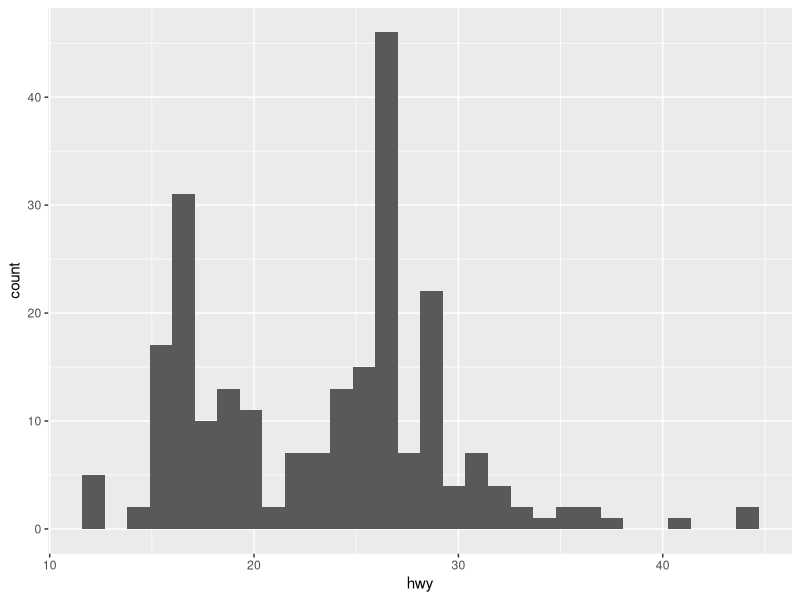
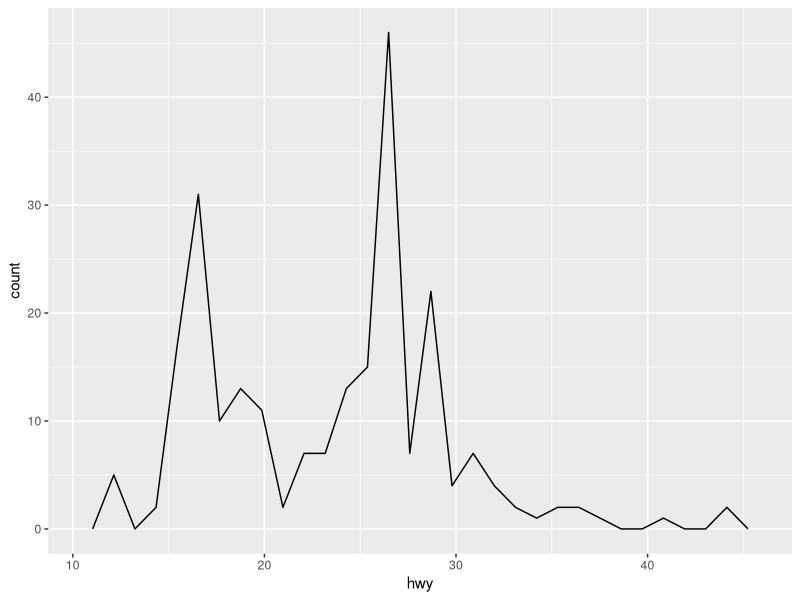
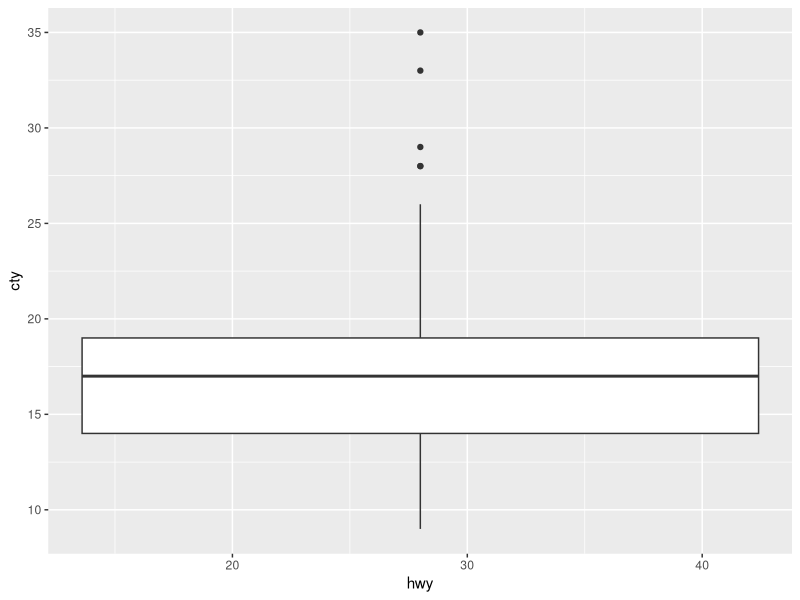
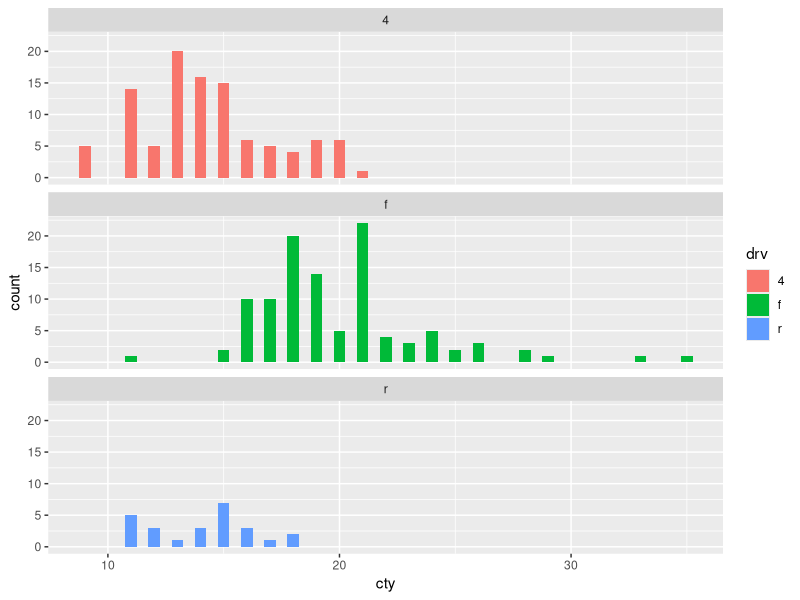
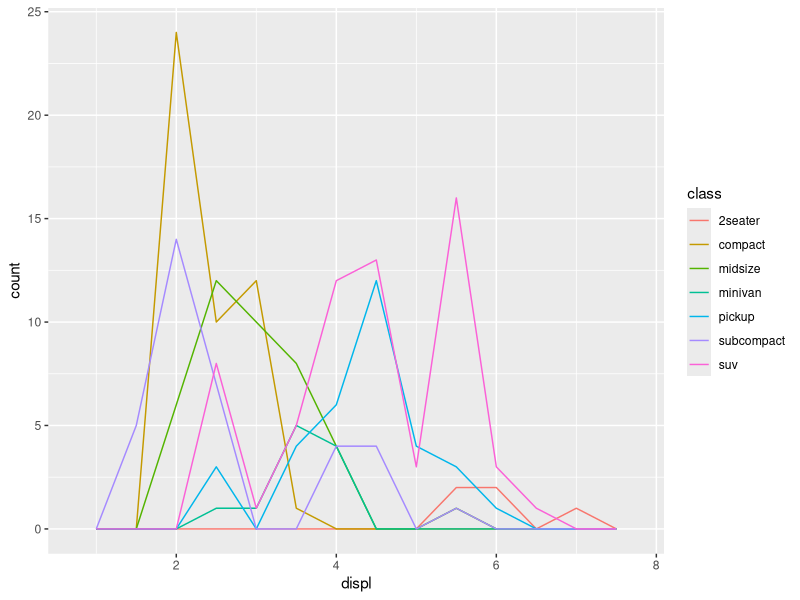
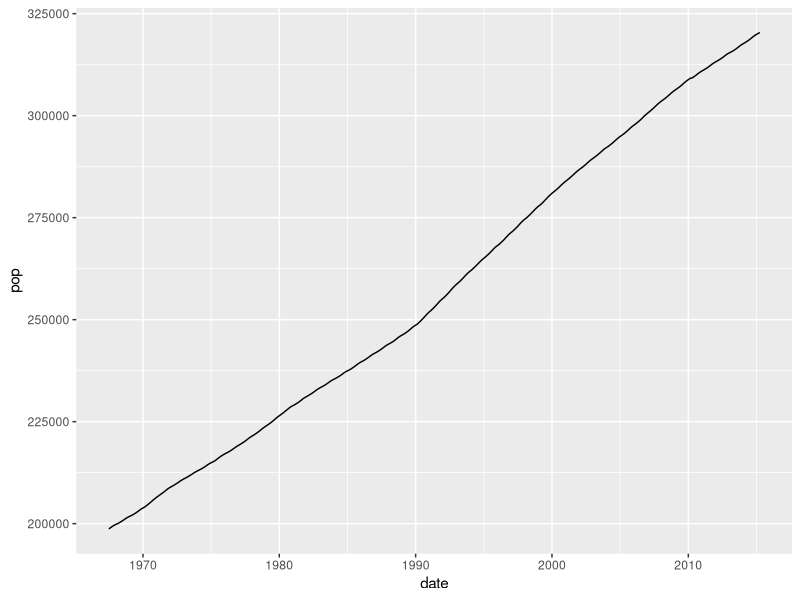
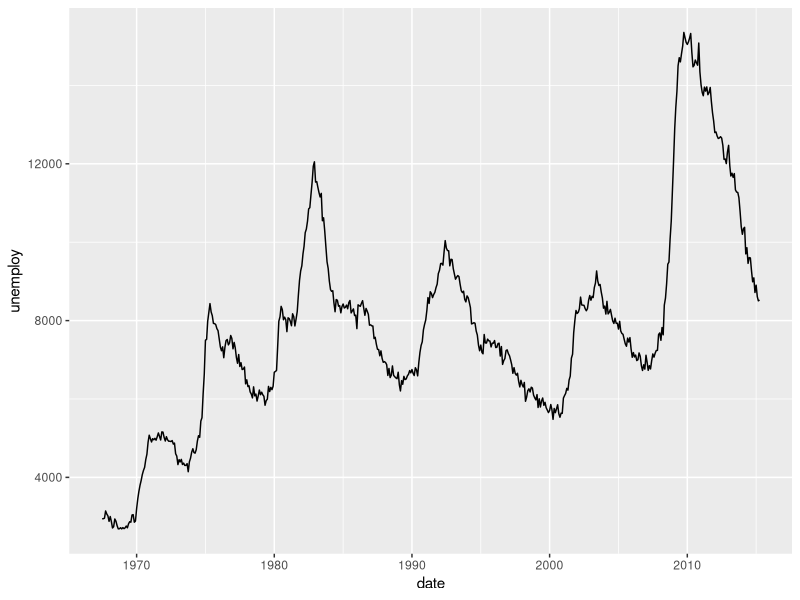
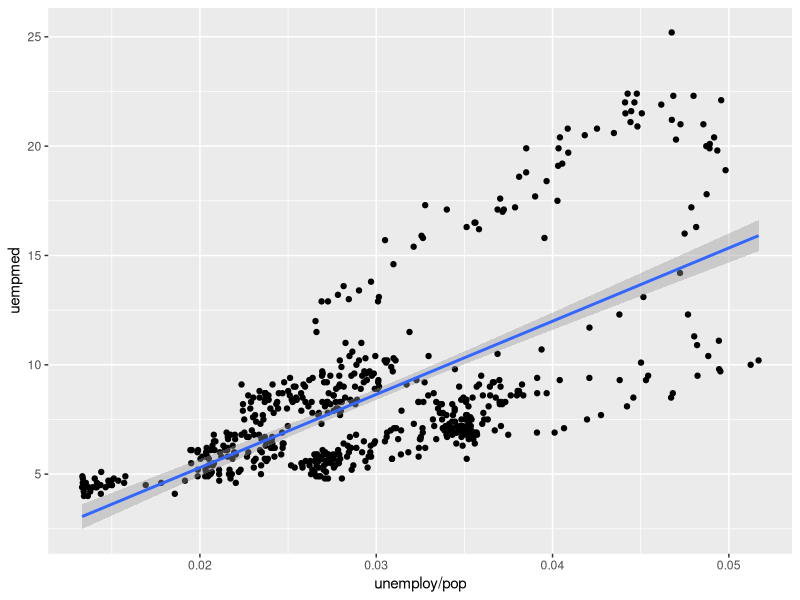

These charts were generated, in order, by the following R code:
## ---- chunk 1
library(ggplot2)
## ---- chunk 2
ggplot(mpg, aes(hwy)) + geom_histogram()
## ---- chunk 3
ggplot(mpg, aes(hwy)) + geom_freqpoly()
## ---- chunk 4
ggplot(mpg, aes(hwy,cty)) + geom_boxplot()
## ---- chunk 5
ggplot(mpg, aes(cty, fill = drv)) +   geom_histogram(binwidth = 0.5) +  facet_wrap(~drv, ncol = 1)
## ---- chunk 6
ggplot(mpg, aes(displ, colour = class)) + geom_freqpoly(binwidth = 0.5)
## ---- chunk 7
ggplot(economics, aes(date, pop)) + geom_line()
## ---- chunk 8
ggplot(economics, aes(date, unemploy)) +  geom_line()
## ---- chunk 9
ggplot(economics, aes(unemploy / pop, uempmed)) + geom_point() + geom_smooth(method = "lm")
## ---- chunk 10
year <- function(x) as.POSIXlt(x)$year + 1900
ggplot(economics, aes(unemploy / pop, uempmed)) + geom_path() + geom_point(aes(colour = year(date)))
## ---- chunk 11
head(diamonds)
summary(diamonds)
ggplot(diamonds,aes(carat)) + geom_histogram(binwidth=0.01)
## ---- chunk 12
ggplot(diamonds, aes(x = cut, y = price)) + geom_boxplot()
